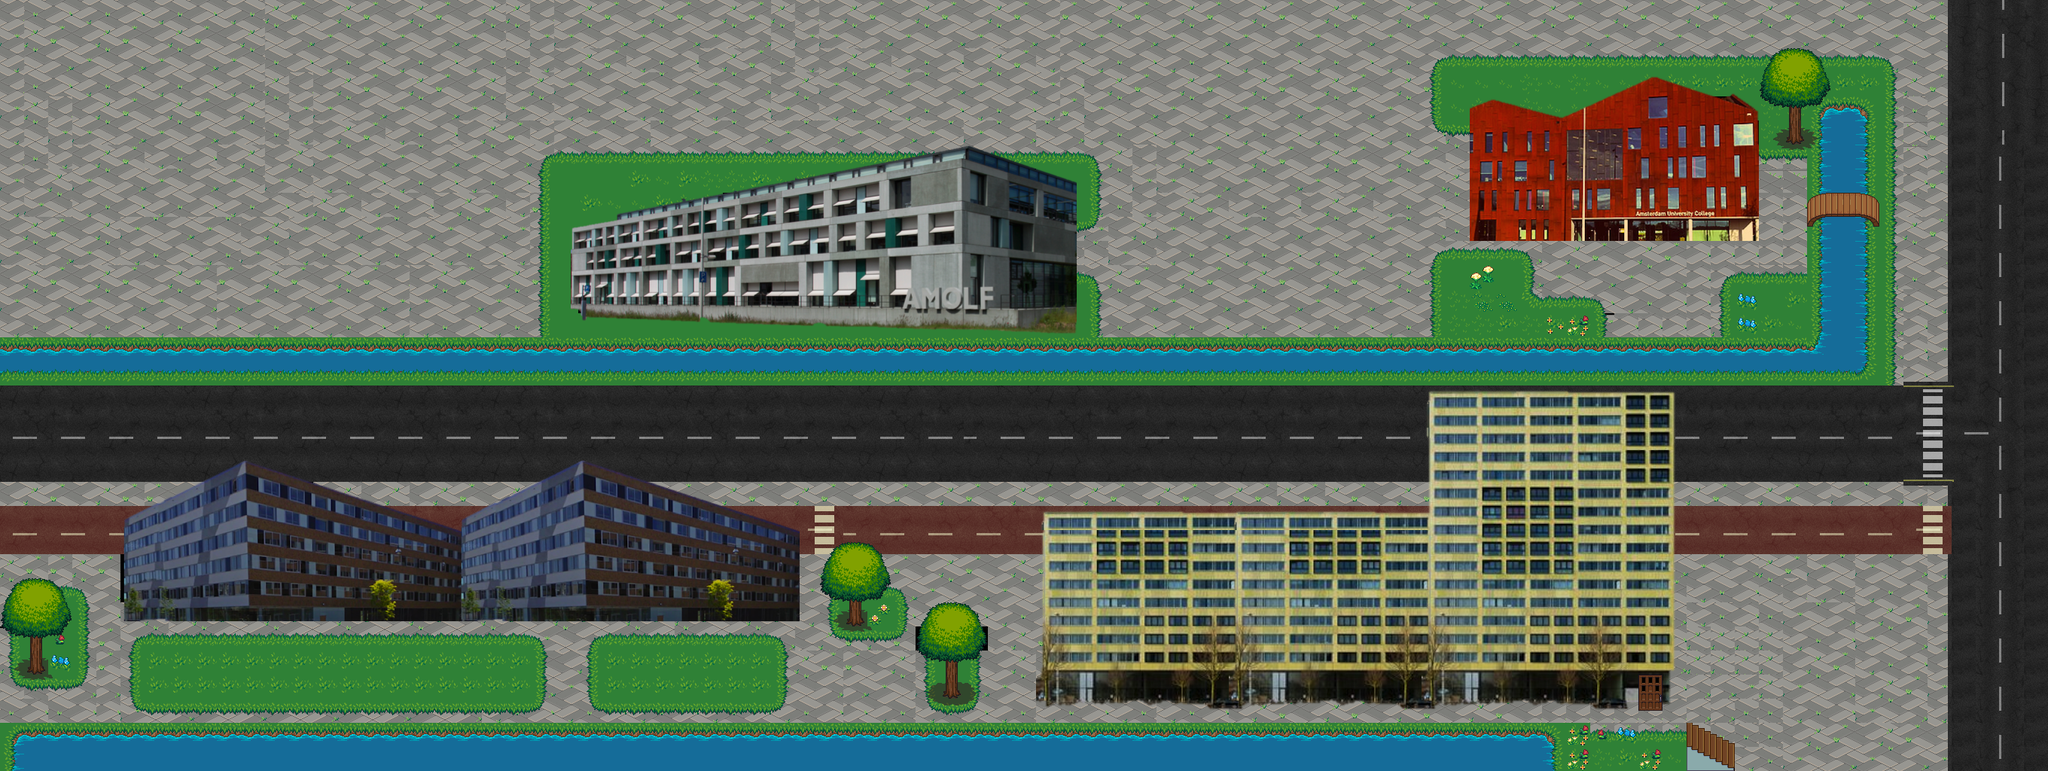

This game map was drawn from its Tiled (.tmx) file and the tilesets committed beside it. A one-line description and the trimmed map source follow:
An orthogonal 85x32 tile map with 32x32 px tiles, 4 tile layers (Tile Layer 1, Tile Layer 2, Tile Layer 3, Tile Layer 4), 21 tilesets and 83 objects (47x snake, 4x exit, abi, rachel).

<map version="1.0" orientation="orthogonal" width="85" height="32" tilewidth="32" tileheight="32">
 <tileset firstgid="1" name="stonepattern" tilewidth="32" tileheight="32">
  <image source="../img/stonepattern.png" width="160" height="160" />
 </tileset>
 <tileset firstgid="26" name="grass" tilewidth="32" tileheight="32">
  <image source="../img/grass.png" width="96" height="192" />
 </tileset>
 <tileset firstgid="44" name="stairs" tilewidth="32" tileheight="32">
  <image source="../img/stairs.png" width="256" height="544" />
 </tileset>
 <tileset firstgid="180" name="AUC" tilewidth="32" tileheight="32">
  <image source="../img/house.png" width="320" height="224" />
 </tileset>
 <tileset firstgid="250" name="water" tilewidth="32" tileheight="32">
  <image source="../img/sandwater.png" width="96" height="192" />
 </tileset>
 <tileset firstgid="268" name="animwater" tilewidth="32" tileheight="32">
  <image source="../img/animwater.png" width="96" height="384" />
 </tileset>
 <tileset firstgid="304" name="bridge" tilewidth="32" tileheight="32">
  <image source="../img/bridges.png" width="192" height="288" />
 </tileset>
 <tileset firstgid="358" name="treetop" tilewidth="32" tileheight="32">
  <image source="../img/treetop.png" width="288" height="288" />
 </tileset>
 <tileset firstgid="439" name="treetrunk" tilewidth="32" tileheight="32">
  <image source="../img/trunk.png" width="192" height="192" />
 </tileset>
 <tileset firstgid="475" name="roadNS" tilewidth="32" tileheight="32">
  <image source="../img/roadNS.png" width="137" height="253" />
 </tileset>
 <tileset firstgid="503" name="roadTW" tilewidth="32" tileheight="32">
  <image source="../img/roadTW.png" width="256" height="256" />
 </tileset>
 <tileset firstgid="567" name="roadEW" tilewidth="32" tileheight="32">
  <image source="../img/roadEW.png" width="256" height="139" />
 </tileset>
 <tileset firstgid="599" name="roadEW" tilewidth="32" tileheight="32">
  <image source="../img/roadEW.png" width="256" height="139" />
 </tileset>
 <tileset firstgid="631" name="flowers" tilewidth="32" tileheight="32">
  <image source="../img/flowers_2.png" width="320" height="192" />
 </tileset>
 <tileset firstgid="691" name="greenbuilding" tilewidth="32" tileheight="32">
  <image source="../img/greenbuilding.png" width="354" height="531" />
 </tileset>
 <tileset firstgid="867" name="bikepathEW" tilewidth="32" tileheight="32">
  <image source="../img/bikepathEW.png" width="256" height="139" />
 </tileset>
 <tileset firstgid="899" name="bikepathTW" tilewidth="32" tileheight="32">
  <image source="../img/bikepathTW.png" width="256" height="256" />
 </tileset>
 <tileset firstgid="963" name="auc" tilewidth="32" tileheight="32">
  <image source="../img/auc.png" width="413" height="270" />
 </tileset>
 <tileset firstgid="1059" name="dorms" tilewidth="32" tileheight="32">
  <image source="../img/dorms.png" width="709" height="367" />
 </tileset>
 <tileset firstgid="1301" name="amolf" tilewidth="32" tileheight="32">
  <image source="../img/amolf.png" width="945" height="630" />
 </tileset>
 <tileset firstgid="1852" name="biker" tilewidth="32" tileheight="32">
  <image source="../img/biker.png" width="400" height="115" />
 </tileset>
 <layer name="Tile Layer 1" width="85" height="32">
  <data>[2720 cells, 2216 non-empty, 165 distinct tile ids]</data>
 </layer>
 <layer name="Tile Layer 2" width="85" height="32">
  <data>[2720 cells, 1315 non-empty, 506 distinct tile ids]</data>
 </layer>
 <layer name="Tile Layer 3" width="85" height="32">
  <data>[2720 cells, 641 non-empty, 596 distinct tile ids]</data>
 </layer>
 <objectgroup name="Object Layer 1" width="85" height="32">
  <object name="abi" x="2384" y="848" width="32" height="32">
   <properties>
    <property name="compose" value="[{&quot;name&quot;:&quot;shadow&quot;,&quot;class&quot;:&quot;game.Shadow&quot;,&quot;image&quot;:&quot;char_shadow&quot;,&quot;spritewidth&quot;:18,&quot;spriteheight&quot;:9},{&quot;name&quot;:&quot;abi&quot;},{&quot;name&quot;:&quot;eyes&quot;,&quot;class&quot;:&quot;game.BlinkingEyes&quot;,&quot;image&quot;:&quot;abi_eyes&quot;,&quot;spritewidth&quot;:17,&quot;spriteheight&quot;:6,&quot;offsetx&quot;:6,&quot;offsety&quot;:16}]" />
    <property name="image" value="abi" />
    <property name="spriteheight" value="34" />
    <property name="spritewidth" value="29" />
   </properties>
  </object>
  <object name="snake" x="2240" y="704" width="20" height="21">
   <properties>
    <property name="image" value="snake" />
    <property name="spriteheight" value="32" />
    <property name="spritewidth" value="32" />
   </properties>
  </object>
  <object name="snake" x="2272" y="704" width="20" height="21">
   <properties>
    <property name="image" value="snake" />
    <property name="spriteheight" value="32" />
    <property name="spritewidth" value="32" />
   </properties>
  </object>
  <object name="snake" x="2304" y="704" width="20" height="21">
   <properties>
    <property name="image" value="snake" />
    <property name="spriteheight" value="32" />
    <property name="spritewidth" value="32" />
   </properties>
  </object>
  <object name="snake" x="2304" y="704" width="20" height="21">
   <properties>
    <property name="image" value="snake" />
    <property name="spriteheight" value="32" />
    <property name="spritewidth" value="32" />
   </properties>
  </object>
  <object name="snake" x="2336" y="704" width="20" height="21">
   <properties>
    <property name="image" value="snake" />
    <property name="spriteheight" value="32" />
    <property name="spritewidth" value="32" />
   </properties>
  </object>
  <object name="snake" x="2326" y="694" width="20" height="21">
   <properties>
    <property name="image" value="snake" />
    <property name="spriteheight" value="32" />
    <property name="spritewidth" value="32" />
   </properties>
  </object>
  </objectgroup>
 <layer name="Tile Layer 4" width="85" height="32">
  <data>[2720 cells, 213 non-empty, 186 distinct tile ids]</data>
 </layer>
 <objectgroup name="Collision" width="85" height="32">
  <!-- 34 objects omitted --></objectgroup>
</map>
<!-- 76 of 83 objects omitted -->
